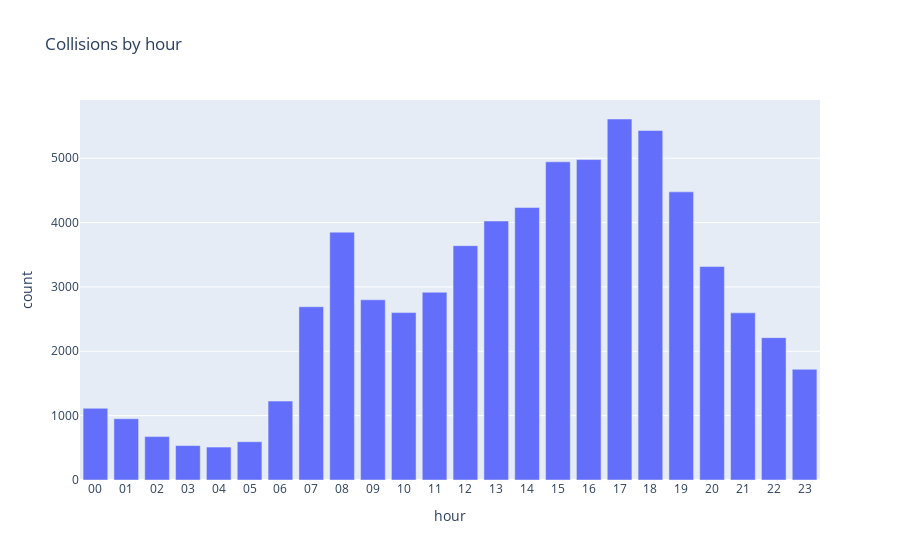

Notebook code for this chart:
### Code cell
fig = px.bar(by_hour, x="hour", y="count", title="Collisions by hour")
fig.show()

### Figure 1 — Plotly figure (JSON) as saved in the notebook; plotly's stock layout.template omitted (floating-point values rounded to 4 significant figures)
{"data": [{"hovertemplate": "hour=%{x}<br>count=%{y}<extra></extra>", "legendgroup": "", "marker": {"color": "#636efa", "pattern": {"shape": ""}}, "name": "", "orientation": "v", "showlegend": false, "textposition": "auto", "type": "bar", "x": ["00", "01", "02", "03", "04", "05", "06", "07", "08", "09", "10", "11", "12", "13", "14", "15", "16", "17", "18", "19", "20", "21", "22", "23"], "xaxis": "x", "y": [1114, 952, 674, 535, 512, 595, 1226, 2692, 3851, 2800, 2601, 2917, 3641, 4024, 4233, 4944, 4979, 5609, 5431, 4477, 3317, 2597, 2212, 1720], "yaxis": "y"}], "layout": {"barmode": "relative", "legend": {"tracegroupgap": 0}, "title": {"text": "Collisions by hour"}, "xaxis": {"anchor": "y", "domain": [0, 1], "title": {"text": "hour"}}, "yaxis": {"anchor": "x", "domain": [0, 1], "title": {"text": "count"}}}}
